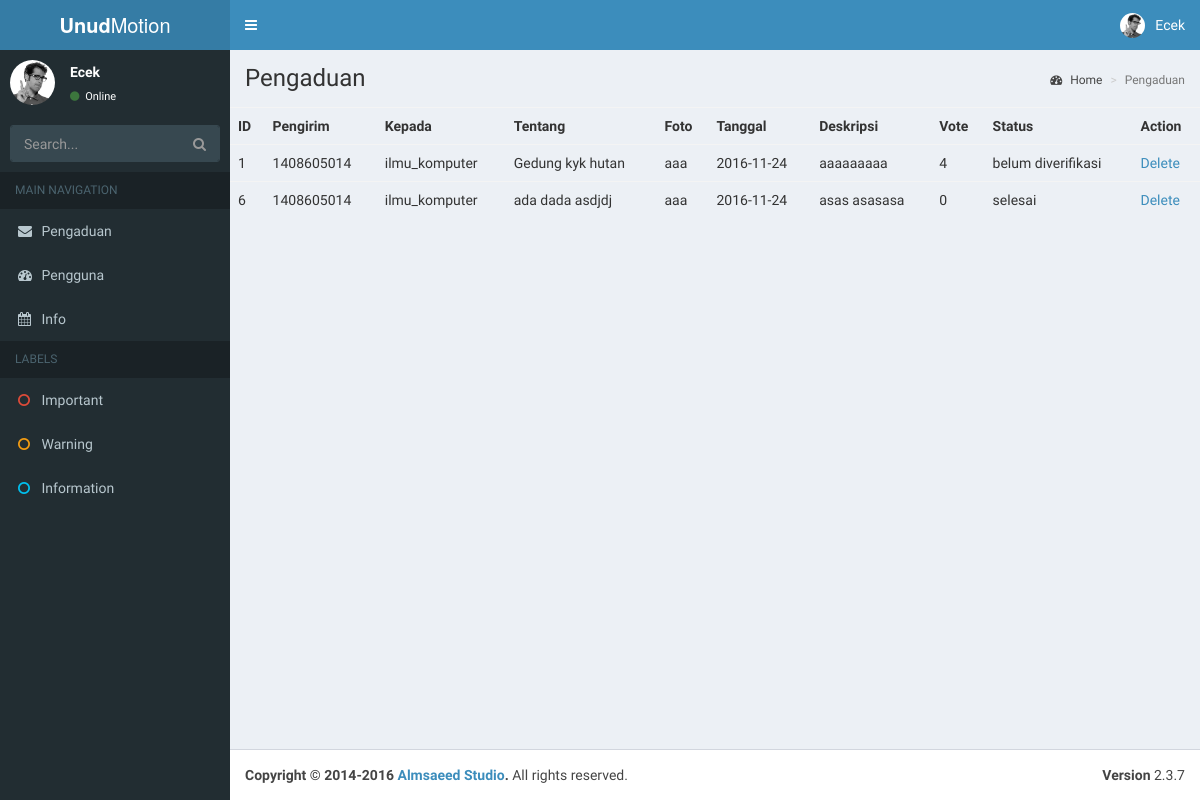
The page /pengaduan.php on the database as committed earlier.
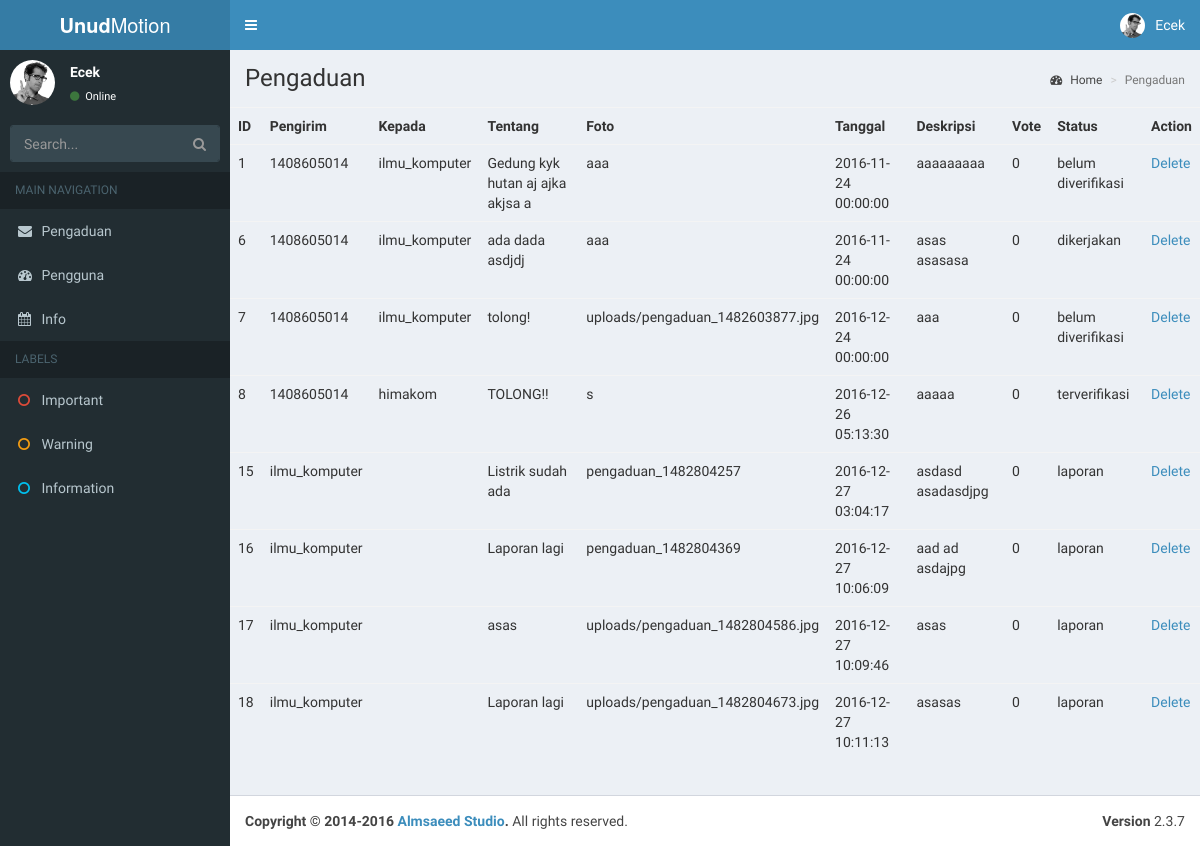
The same page on the database as committed later.
### tables this page shows
CREATE TABLE `pengaduan` (
  `id` int(8) NOT NULL AUTO_INCREMENT,
  `oleh_user` varchar(16) NOT NULL,
  `kepada_user` varchar(16) NOT NULL,
  `nama_laporan` varchar(32) NOT NULL,
  `foto` varchar(256) DEFAULT NULL,
  `deskripsi` text NOT NULL,
  `jenis_laporan` varchar(16) NOT NULL,
  `tgl_dibuat` datetime NOT NULL,
  `vote` int(4) NOT NULL DEFAULT '0',
  `status` varchar(32) NOT NULL DEFAULT 'belum diverifikasi',
  PRIMARY KEY (`id`)
);

### pengaduan.php (the view, shortened to what this page needs)
<?php
  $link = mysqli_connect("localhost", "root", "", "udayana_motion");
  $result = mysqli_query($link, "SELECT * FROM pengaduan");
 ?>
<!DOCTYPE html>
<html>
<head>
  <link rel="stylesheet" href="bootstrap/css/bootstrap.min.css">
  <link rel="stylesheet" href="https://cdnjs.cloudflare.com/ajax/libs/font-awesome/4.5.0/css/font-awesome.min.css">
  <link rel="stylesheet" href="https://cdnjs.cloudflare.com/ajax/libs/ionicons/2.0.1/css/ionicons.min.css">
  <link rel="stylesheet" href="dist/css/AdminLTE.min.css">
  <link rel="stylesheet" href="dist/css/skins/_all-skins.min.css">
  <link rel="stylesheet" href="plugins/iCheck/flat/blue.css">
  <link rel="stylesheet" href="plugins/morris/morris.css">
  <link rel="stylesheet" href="plugins/jvectormap/jquery-jvectormap-1.2.2.css">
  <link rel="stylesheet" href="plugins/datepicker/datepicker3.css">
  <link rel="stylesheet" href="plugins/daterangepicker/daterangepicker.css">
  <link rel="stylesheet" href="plugins/bootstrap-wysihtml5/bootstrap3-wysihtml5.min.css">
</head>
<body class="hold-transition skin-blue sidebar-mini">
<div class="wrapper">
  <header class="main-header">
    <a href="index2.html" class="logo">
      <span class="logo-lg"><b>Unud</b>Motion</span>
    </a>
    <nav class="navbar navbar-static-top">
      <a href="#" class="sidebar-toggle" data-toggle="offcanvas" role="button">
      </a>
      <div class="navbar-custom-menu">
        <ul class="nav navbar-nav">
            <li class="dropdown user user-menu">
              <a href="#" class="dropdown-toggle" data-toggle="dropdown">
                <img src="dist/img/user2-160x160.jpg" class="user-image" alt="User Image">
                <span class="hidden-xs">Ecek</span>
              </a>
            </li>
        </ul>
      </div>
    </nav>
  </header>
  <aside class="main-sidebar">
    <section class="sidebar">
      <div class="user-panel">
        <div class="pull-left image">
          <img src="dist/img/user2-160x160.jpg" class="img-circle" alt="User Image">
        </div>
        <div class="pull-left info">
          <p>Ecek</p>
          <a href="#"><i class="fa fa-circle text-success"></i> Online</a>
        </div>
      </div>
      <form action="#" method="get" class="sidebar-form">
        <div class="input-group">
          <input type="text" name="q" class="form-control" placeholder="Search...">
              <span class="input-group-btn">
                <button type="submit" name="search" id="search-btn" class="btn btn-flat"><i class="fa fa-search"></i>
                </button>
              </span>
        </div>
      </form>
      <ul class="sidebar-menu">
        <li class="header">MAIN NAVIGATION</li>
        <li>
          <a href="pengaduan.php">
            <i class="fa fa-envelope"></i> <span>Pengaduan</span>
          </a>
        </li>
        <li>
          <a href="pengguna.php">
            <i class="fa fa-dashboard"></i> <span>Pengguna</span>
          </a>
        </li>
        <li>
          <a href="info.php">
            <i class="fa fa-calendar"></i> <span>Info</span>
          </a>
        </li>
        <li class="header">LABELS</li>
        <li><a href="#"><i class="fa fa-circle-o text-red"></i> <span>Important</span></a></li>
        <li><a href="#"><i class="fa fa-circle-o text-yellow"></i> <span>Warning</span></a></li>
        <li><a href="#"><i class="fa fa-circle-o text-aqua"></i> <span>Information</span></a></li>
      </ul>
    </section>
  </aside>
  <div class="content-wrapper">
    <section class="content-header">
      <h1>
        Pengaduan
      </h1>
      <ol class="breadcrumb">
        <li><a href="#"><i class="fa fa-dashboard"></i> Home</a></li>
        <li class="active">Pengaduan</li>
      </ol>
    </section>
    <section class="content">
      <div class="row">
        <table class="col-lg-5">
          <table class="table table-hover">
          <tr>
            <th>ID</th>
            <th>Pengirim</th>
            <th>Kepada</th>
            <th>Tentang</th>
            <th>Foto</th>
            <th>Tanggal</th>
            <th>Deskripsi</th>
            <th>Vote</th>
            <th>Status</th>
            <th>Action</th>
          </tr>
          <?php
            while ($row=mysqli_fetch_row($result))
            {
             echo "<tr>";
             echo "<td>".$row[0]."</td>";
             echo "<td>".$row[1]."</td>";
             echo "<td>".$row[2]."</td>";
             echo "<td>".$row[3]."</td>";
             echo "<td>".$row[4]."</td>";
             echo "<td>".$row[7]."</td>";
             echo "<td>".$row[5]."</td>";
             echo "<td>".$row[8]."</td>";
             echo "<td>".$row[9]."</td>";
             echo "<td><a href='hapuspengaduan.php?id=".$row[0]."'>Delete</a></td>";
             echo "</tr>";
            }
           ?>
           </table>
        </table>
      </div>
    </section>
  </div>
  <footer class="main-footer">
    <div class="pull-right hidden-xs">
      <b>Version</b> 2.3.7
    </div>
    <strong>Copyright &copy; 2014-2016 <a href="http://almsaeedstudio.com">Almsaeed Studio</a>.</strong> All rights
    reserved.
  </footer>
</div>
</body>
</html>

Rows that differ between the two databases and show on the page:
changed pengaduan "aaaaaaaaa": nama_laporan "Gedung kyk hutan" → "Gedung kyk hutan aj ajka akjsa a"; tgl_dibuat "2016-11-24" → "2016-11-24 00:00:00"; vote "4" → "0"
changed pengaduan "ada dada asdjdj": tgl_dibuat "2016-11-24" → "2016-11-24 00:00:00"; status "selesai" → "dikerjakan"
added pengaduan: id "7", oleh_user "1408605014", kepada_user "ilmu_komputer", nama_laporan "tolong!", foto "uploads/pengaduan_1482603877.jpg", tgl_dibuat "2016-12-24 00:00:00", deskripsi "aaa", vote "0", status "belum diverifikasi"
added pengaduan: id "8", oleh_user "1408605014", kepada_user "himakom", nama_laporan "TOLONG!!", foto "s", tgl_dibuat "2016-12-26 05:13:30", deskripsi "aaaaa", vote "0", status "terverifikasi"
added pengaduan: id "15", oleh_user "ilmu_komputer", nama_laporan "Listrik sudah ada", foto "pengaduan_1482804257", tgl_dibuat "2016-12-27 03:04:17", deskripsi "asdasd asadasdjpg", vote "0", status "laporan"
added pengaduan: id "16", oleh_user "ilmu_komputer", nama_laporan "Laporan lagi", foto "pengaduan_1482804369", tgl_dibuat "2016-12-27 10:06:09", deskripsi "aad ad asdajpg", vote "0", status "laporan"
added pengaduan: id "17", oleh_user "ilmu_komputer", nama_laporan "asas", foto "uploads/pengaduan_1482804586.jpg", tgl_dibuat "2016-12-27 10:09:46", deskripsi "asas", vote "0", status "laporan"
added pengaduan: id "18", oleh_user "ilmu_komputer", nama_laporan "Laporan lagi", foto "uploads/pengaduan_1482804673.jpg", tgl_dibuat "2016-12-27 10:11:13", deskripsi "asasas", vote "0", status "laporan"
